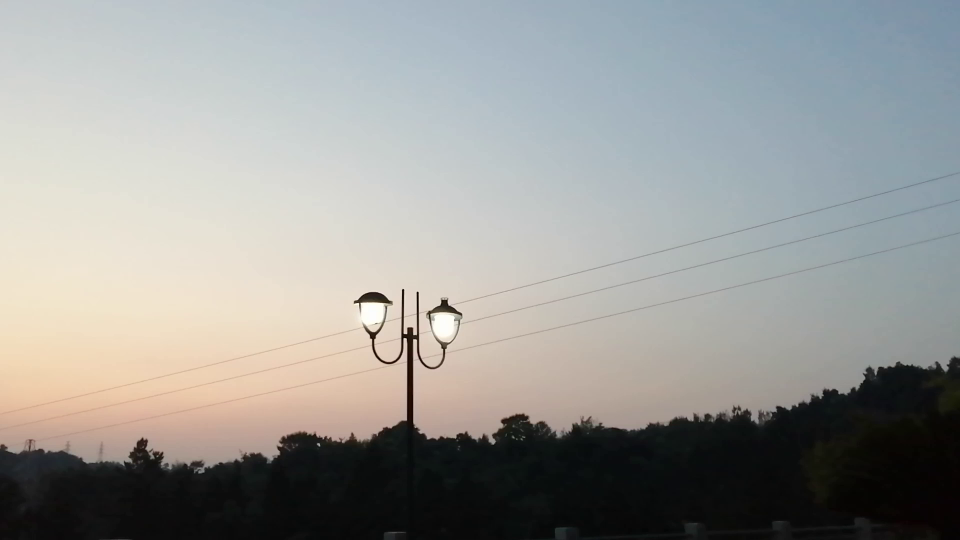
#> input picture frame 6 of Video/streetlamp.mp4, 1920 x 1080 px, given in place of the camera (shown at 1/2 size)
$ python CameraVideo_CV.py
#> lines starting #> are read from the running program, lines starting #| are printed output that depends on the picture
import cv2 as cv
import numpy as np


def readcamera():
    cap = cv.VideoCapture(0)
    if not cap.isOpened():
        print("Can not open camera")
        exit()
    fps = cap.get(cv.CAP_PROP_FPS)
    frame_index = 0
    cv.namedWindow('Camera playing', cv.WINDOW_NORMAL | cv.WINDOW_KEEPRATIO)
    while cap.isOpened():
        ret, frame = cap.read()
#> frame is the input picture: shape (1080, 1920, 3); mean B, G, R 150.6, 153.3, 152.6
        frame_index += 1
        if not ret:
            print("Can't receive frame (stream end?), Exiting...")
            break
        img = np.flip(frame, 1)
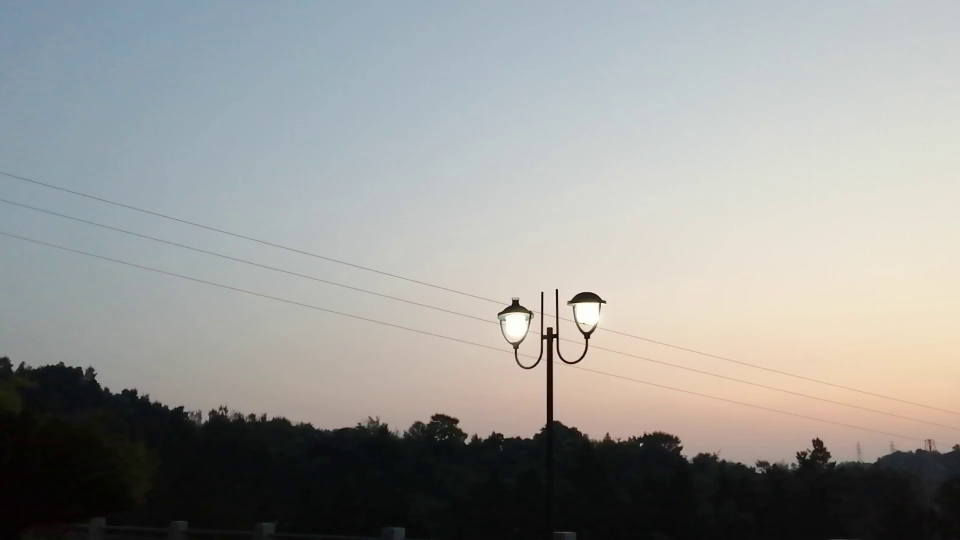
#> img: shape (1080, 1920, 3) (shown at 1/2 size); mean B, G, R 150.6, 153.3, 152.6
        img_montage = np.hstack((frame, img))
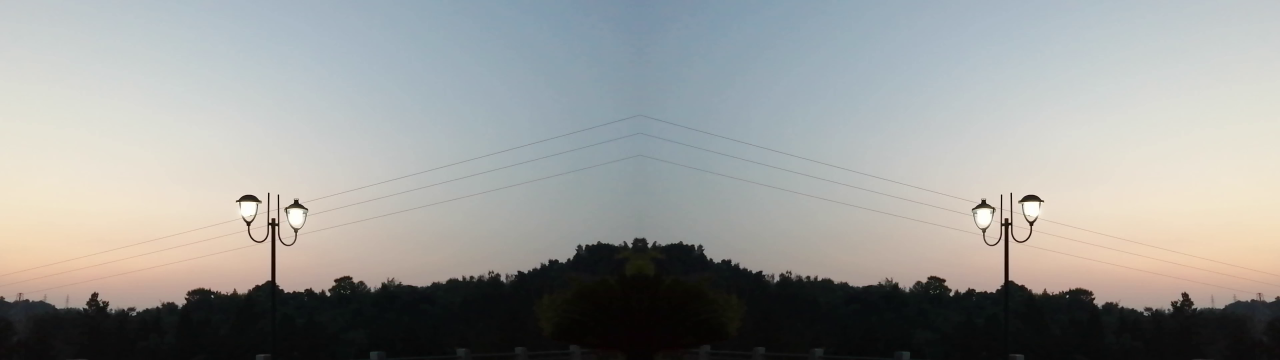
#> img_montage: shape (1080, 3840, 3) (shown at 1/3 size); mean B, G, R 150.6, 153.3, 152.6
        cv.imshow('Camera playing', img_montage)
        keycode = cv.waitKey(0)
#> (key Esc is pressed here)
        if keycode == 27:
            break
        elif keycode == ord('s'):
            frame_name = "../Picture/camera_frame_{}.jpg".format(frame_index)
            cv.imwrite(frame_name, frame)
        cap.release()
        cv.destroyAllWindows()


def readvideo():
    cap = cv.VideoCapture("../Video/streetlamp.mp4")
    if not cap.isOpened():
        print("Cannot open the file")
        exit()
    fps = cap.get(cv.CAP_PROP_FPS)
    frame_width = cap.get(cv.CAP_PROP_FRAME_WIDTH)
    frame_height = cap.get(cv.CAP_PROP_FRAME_HEIGHT)
    fourcc = cv.VideoWriter_fourcc(*'XVID')
    out_gray = cv.VideoWriter('video_gray.avi', fourcc, int(fps), (int(frame_width), int(frame_height)), isColor=False)
    while cap.isOpened():
        ret, frame = cap.read()
        if not ret:
            print("Cannot receive frame, or end of file playback, Exiting...")
            break
        gray_frame = cv.cvtColor(frame, cv.COLOR_BGR2GRAY)
        out_gray.write(gray_frame)
        cv.imshow('Video color frame', frame)
        cv.imshow('Video gray frame', gray_frame)
        if cv.waitKey(int(1000 / fps)) & 0xFF == 27:
            break
    cap.release()
    out_gray.release()
    cv.destroyAllWindows()


if __name__ == "__main__":
    readcamera()
    # readvideo()

$ run again, starting later in the video
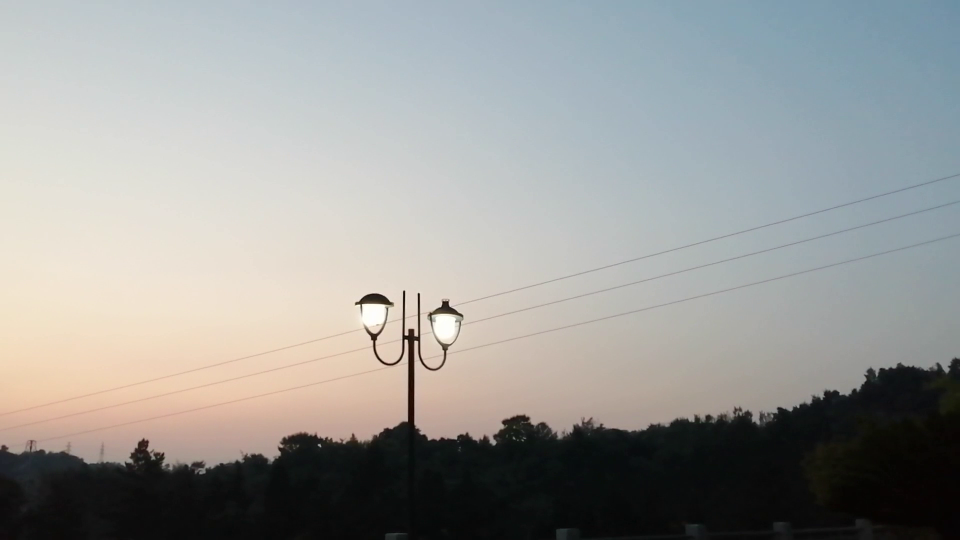
#> input picture frame 27 of Video/streetlamp.mp4, 1920 x 1080 px, given in place of the camera (shown at 1/2 size)
#> in readcamera, frame is the input picture: shape (1080, 1920, 3); mean B, G, R 151.2, 153.6, 152.9
#> in readcamera, `img = np.flip(frame, 1)`:
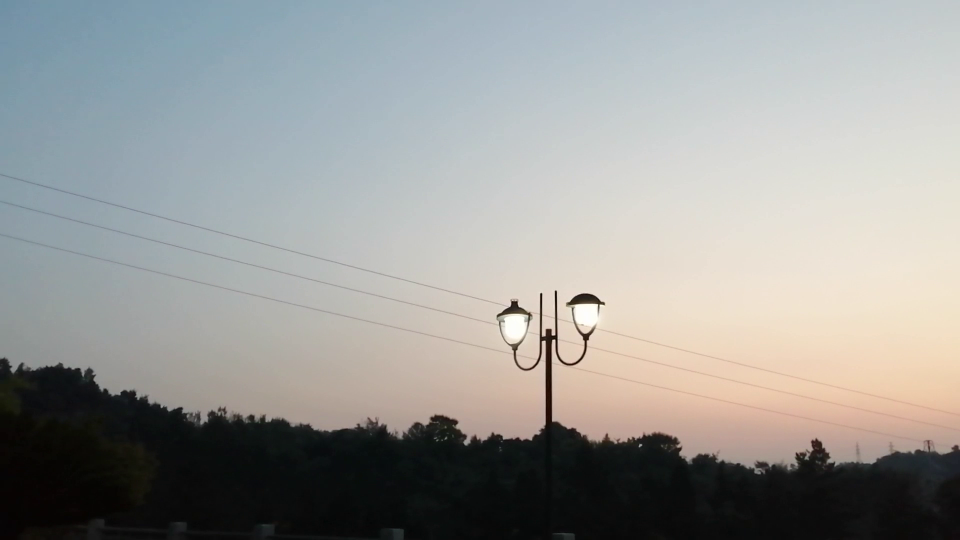
#> img: shape (1080, 1920, 3) (shown at 1/2 size); mean B, G, R 151.2, 153.6, 152.9
#> in readcamera, `img_montage = np.hstack((frame, img))`:
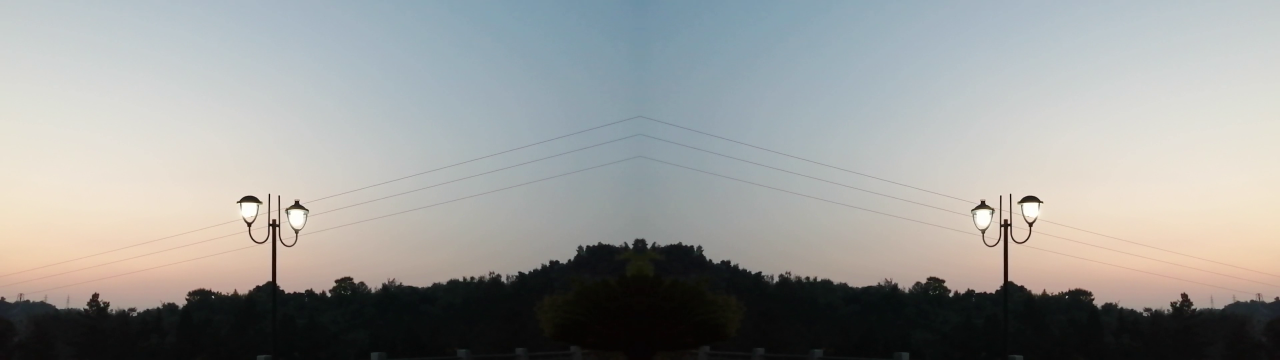
#> img_montage: shape (1080, 3840, 3) (shown at 1/3 size); mean B, G, R 151.2, 153.6, 152.9

$ run again, starting later in the video
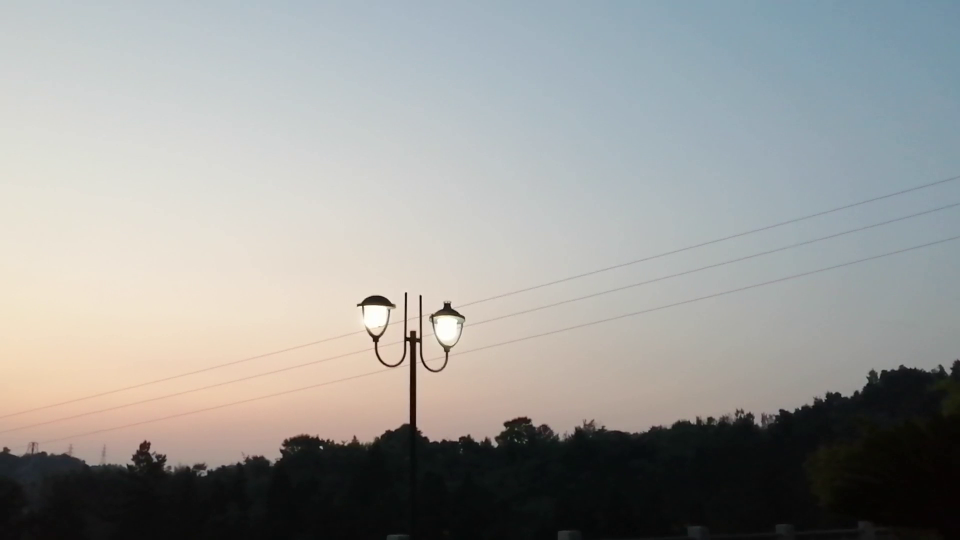
#> input picture frame 48 of Video/streetlamp.mp4, 1920 x 1080 px, given in place of the camera (shown at 1/2 size)
#> in readcamera, frame is the input picture: shape (1080, 1920, 3); mean B, G, R 151.6, 154.1, 153.8
#> in readcamera, `img = np.flip(frame, 1)`:
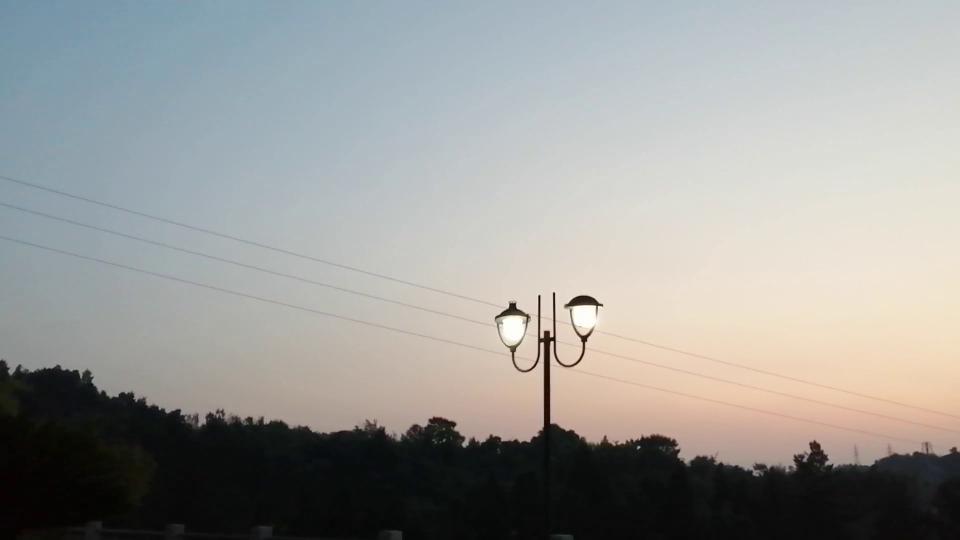
#> img: shape (1080, 1920, 3) (shown at 1/2 size); mean B, G, R 151.6, 154.1, 153.8
#> in readcamera, `img_montage = np.hstack((frame, img))`:
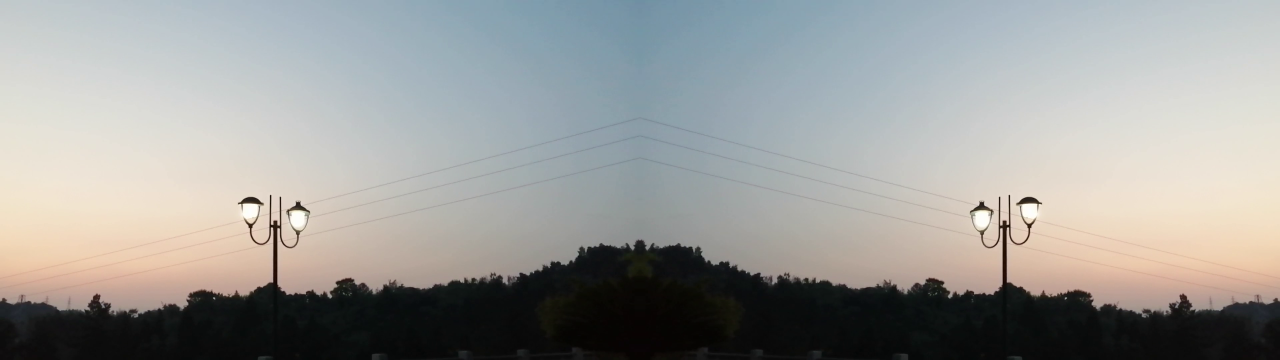
#> img_montage: shape (1080, 3840, 3) (shown at 1/3 size); mean B, G, R 151.6, 154.1, 153.8
